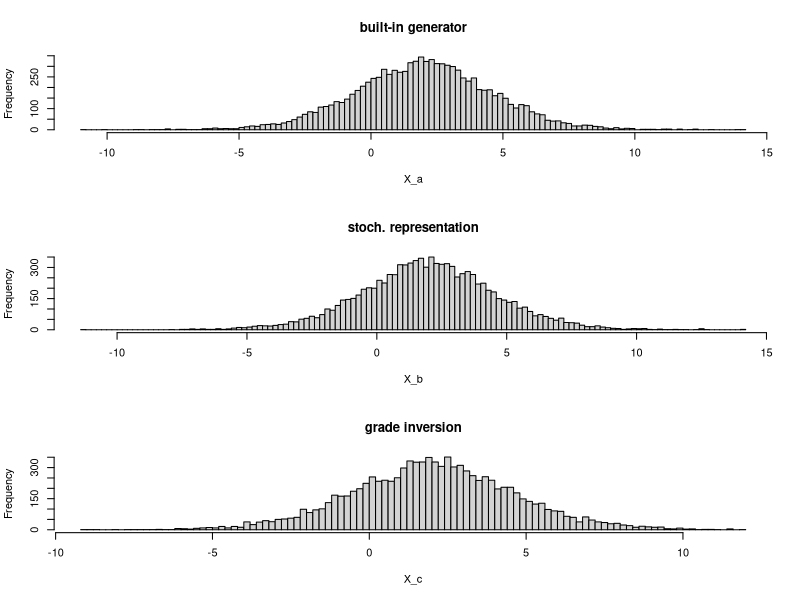
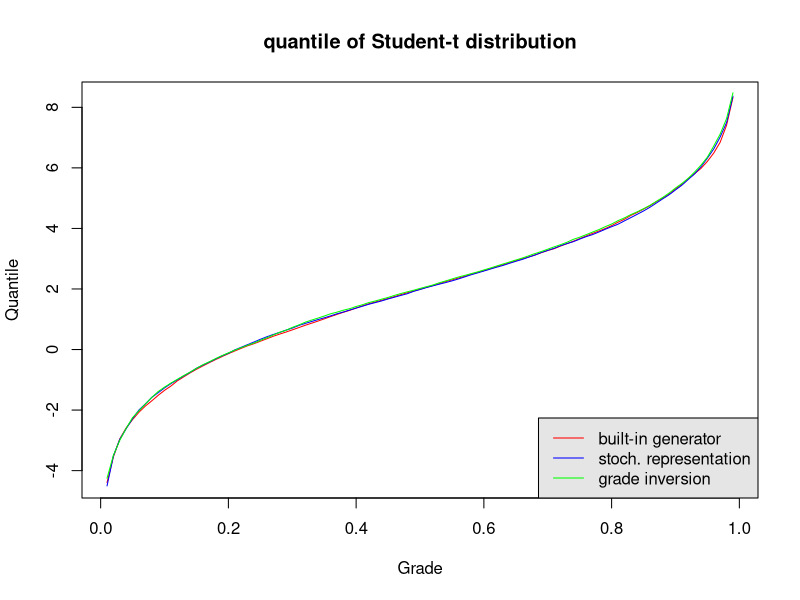

These charts were generated, in order, by the following R code:
#' This script simulate univariate Student-t variables as described in  
#' A. Meucci, "Risk and Asset Allocation", Springer, 2005,  Chapter 1.
#'
#' @references
#' A. Meucci - "Exercises in Advanced Risk and Portfolio Management" \url{http://symmys.com/node/170},
#' "E 24- Simulation of a Student t random variable".
#'
#' See Meucci's script for "S_StudentTSample.m"
#'
#' @author Xavier Valls \email{flamejat@@gmail.com}

##################################################################################################################
### Input parameters

nSim   = 10000; 
sigma2 = 6;
ExpX   = 2;
VarX   = 7;

##################################################################################################################
### Determine mu, nu and sigma

mu = ExpX;
nu = 2 / (1 - sigma2 / VarX );
sigma = sqrt( sigma2 );

##################################################################################################################
### Generate Student t sample with above parameters using built-in generator

X_a = mu + sigma * rt( nSim, nu );  

##################################################################################################################
### Generate Student t sample with above parameters using stochastic representation

Y = rnorm( nSim, 0, sigma );
Z = rchisq( nSim, nu );
X_b = mu + Y / sqrt( Z / nu );

##################################################################################################################
### Generate Student t sample with above parameters using grade inversion

U   = runif( nSim );
X_c = mu + sigma * qt( U, nu );

##################################################################################################################
### Plot histograms
NumBins = round(10 * log(nSim));

dev.new();
par( mfrow = c( 3, 1 ) );

hist( X_a, NumBins, main = "built-in generator" );
hist( X_b, NumBins, main = "stoch. representation" );
hist( X_c, NumBins, main = "grade inversion" );

##################################################################################################################
### Compare empirical quantiles of the three simuations
u   = seq( 0.01, 0.99, 0.01 ); # range of quantiles (values between zero and one) = 0.01 : 0.01 : 0.99;  # range of quantiles (values between zero and one)
q_a = quantile( X_a, u );
q_b = quantile( X_b, u );
q_c = quantile( X_c, u );

##################################################################################################################
### Superimpose the the plots of the empirical quantiles
dev.new();
plot( u, q_a, type = "l", xlab="Grade", ylab="Quantile",  lty = 1, col = "red", main = "quantile of Student-t distribution" );
lines( u, q_b, type = "l", lty = 1, col = "blue" );
lines( u, q_c, type = "l", lty = 1, col = "green" );
legend( "bottomright", 1.9, c( "built-in generator", "stoch. representation", "grade inversion" ), col = c( "red" , "blue", "green"),
	lty = 1, bg = "gray90" );